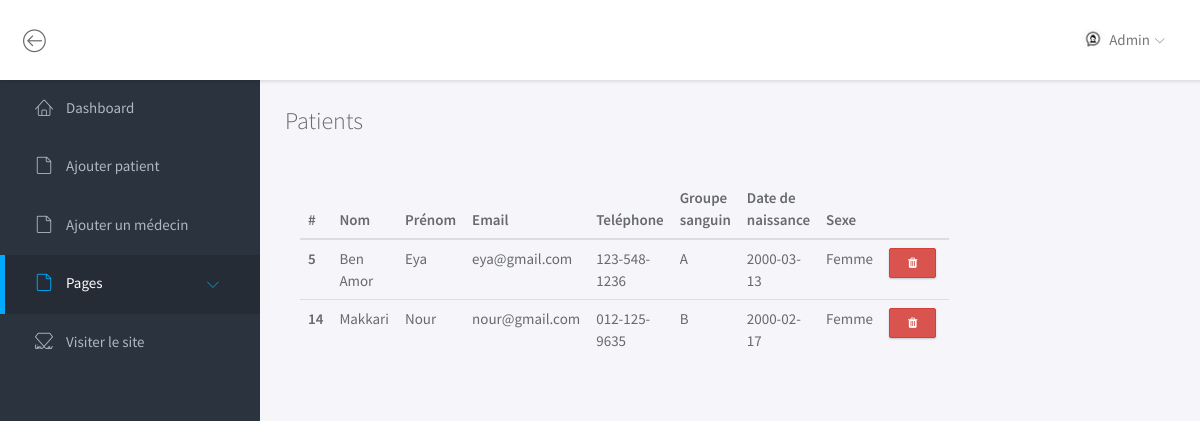
The page /View/Admin/liste_patient.php on the database its author committed.
### tables this page shows
CREATE TABLE IF NOT EXISTS `patient` (
  `id` int(11) NOT NULL AUTO_INCREMENT,
  `nom` varchar(50) NOT NULL,
  `prenom` varchar(50) NOT NULL,
  `email` varchar(100) NOT NULL,
  `mdp` text NOT NULL,
  `genre` text NOT NULL,
  `Datenaissance` date DEFAULT NULL,
  `Tel` text NOT NULL,
  `GroupS` varchar(5) NOT NULL,
  PRIMARY KEY (`id`)
);

### Controller/patientC.php (called while the page is built, shortened)
<?PHP
  class patientC
{
function afficherP_admin()
	{
        $sql = "SELECT * FROM patient ";
        $db = config::getConnexion();
        try {
			$liste = $db->query($sql);
			return $liste;
		} catch (Exception $e) {
			die('Erreur: ' . $e->getMessage());
		}
        }
    }
    ?>

### View/Admin/liste_patient.php (the view, shortened to what this page needs)
<?php
include_once '../../Controller/patientC.php';
 $patientC = new patientC();
?>
<!doctype html>
<html lang="en">
<head>
	<link rel="stylesheet" href="../../assets/vendor/bootstrap/css/bootstrap.min.css">
	<link rel="stylesheet" href="../../assets/vendor/font-awesome/css/font-awesome.min.css">
	<link rel="stylesheet" href="../../assets/vendor/linearicons/style.css">
	<link rel="stylesheet" href="../../assets/vendor/chartist/css/chartist-custom.css">
	<link rel="stylesheet" href="../../assets/css/main.css">
	<link rel="stylesheet" href="../../assets/css/demo.css">
</head>
<body>
	<div id="wrapper">
		<nav class="navbar navbar-default navbar-fixed-top">
			<div class="container-fluid">
				<div class="navbar-btn">
					<button type="button" class="btn-toggle-fullwidth"><i class="lnr lnr-arrow-left-circle"></i></button>
				</div>
				<div id="navbar-menu">
					<ul class="nav navbar-nav navbar-right">
						<li class="dropdown">
							<a href="#" class="dropdown-toggle" data-toggle="dropdown"><img src="../../assets/img/user.jpg" class="img-circle" alt="Avatar"> <span>Admin</span> <i class="icon-submenu lnr lnr-chevron-down"></i></a>
						</li>
					</ul>
				</div>
			</div>
		</nav>
		<div id="sidebar-nav" class="sidebar">
			<div class="sidebar-scroll">
				<nav>
					<ul class="nav">
						<li><a href="indexadmin.php" ><i class="lnr lnr-home"></i> <span>Dashboard</span></a></li>
						<li><a href="ajouter_patient.php" class=""><i class="lnr lnr-file-empty"></i> <span>Ajouter patient</span></a></li>
						<li><a href="ajouter_medecin.php" class=""><i class="lnr lnr-file-empty"></i> <span>Ajouter un médecin</span></a></li>
						<li>
							<a href="#subPages" data-toggle="collapse" class="active"><i class="lnr lnr-file-empty"></i> <span>Pages</span> <i class="icon-submenu lnr lnr-chevron-left"></i></a>
						</li>
						<li><a href="../index.php" ><i class="lnr lnr-linearicons"></i> <span>Visiter le site </span></a></li>
					</ul>
				</nav>
			</div>
		</div>
		<div class="main">
			<div class="main-content">
				<div class="container-fluid">
					<h3 class="page-title">Patients</h3>
					<div class="row">
						<div class="col-md-6">
								<div class="panel-body">
									<table class="table">
									<thead>
                                    <tr>
                                        <th scope="col">#</th>
                                        <th scope="col">Nom</th>
                                        <th scope="col">Prénom</th>
                                        <th scope="col">Email</th>
                                        <th scope="col">Teléphone</th>
                                        <th scope="col">Groupe sanguin</th>
										<th scope="col">Date de  naissance</th>
										<th scope="col">Sexe</th>
										<th ></th>
                                    </tr>
                                </thead>
										<tbody>
							   <?PHP
   $liste = $patientC->afficherP_admin();
foreach ($liste as $row) {
								 ?>
								   <tr>
									   <th scope="row"><?PHP echo $row['id']; ?> </th>
									   <td><?PHP echo $row['nom']; ?> </td>
									   <td><?PHP echo $row['prenom']; ?> </td>
									   <td><?PHP echo $row['email']; ?> </td>
									   <td><?PHP echo $row['Tel']; ?> </td>
									   <td><?PHP echo $row['GroupS']; ?> </td>
									   <td><?PHP echo $row['Datenaissance']; ?> </td>
									   <td><?PHP echo $row['genre']; ?> </td>
									   <td>
										   <ul class="list-inline m-0">
											   <li class="list-inline-item">
											   <a href="supprimer_patient.php?id=<?PHP echo $row['id']; ?>" name="id" class="btn btn-danger btn-sm rounded-0" type="button" data-toggle="tooltip" data-placement="top" title="Delete"><i class="fa fa-trash"></i></a>
											   </li>
										   </ul>
									   </td>
								   </tr>
								   <?php
}
?>
										</tbody>
									</table>
								</div>
						</div>	</div>	</div>	</div>	</div>
</body>
</html>

### assets/css/main.css (style rules this page uses)
html { position: relative; min-height: 100%; }
body { background-color: #F3F5F8; font-family: "Source Sans Pro", sans-serif; font-size: 15px; color: #676a6d; }
a { color: #3287B2; }
th { font-weight: 600; }
.page-title { margin-top: 0; margin-bottom: 30px; font-weight: 300; }
#wrapper .sidebar { -webkit-transition: all 0.3s ease-in-out; -moz-transition: all 0.3s ease-in-out; -ms-transition: all 0.3s ease-in-out; -o-transition: all 0.3s ease-in-out; transition: all 0.3s ease-in-out; width: 260px; height: 100%; float: left; background-color: #2B333E; position: fixed; left: 0; }
#wrapper .main { -webkit-transition: all 0.3s ease-in-out; -moz-transition: all 0.3s ease-in-out; -ms-transition: all 0.3s ease-in-out; -o-transition: all 0.3s ease-in-out; transition: all 0.3s ease-in-out; width: calc(100% - 260px); left: 0; position: relative; float: right; background-color: #f5f5fa; }
#wrapper #sidebar-nav, #wrapper .main { padding-top: 80px; }
.main-content { padding: 28px 10px; }
.navbar-default { -webkit-transition: all 0.3s ease-in-out; -moz-transition: all 0.3s ease-in-out; -ms-transition: all 0.3s ease-in-out; -o-transition: all 0.3s ease-in-out; transition: all 0.3s ease-in-out; -moz-box-shadow: 1px 2px 3px rgba(0, 0, 0, 0.1); -webkit-box-shadow: 1px 2px 3px rgba(0, 0, 0, 0.1); box-shadow: 1px 2px 3px rgba(0, 0, 0, 0.1); -webkit-border-radius: 0; -moz-border-radius: 0; border-radius: 0; padding: 0; margin: 0; border: none; background-color: #fff; }
.navbar-btn { float: left; padding: 16px 0; }
.navbar-btn button { font-size: 24px; padding: 4px 8px; line-height: .7; border: none; background: none; outline: none; }
.navbar-nav > li > a { padding: 28px 20px; }
.navbar-nav > li > a > i { font-size: 22px; margin-right: 2px; vertical-align: middle; }
.navbar-nav > li > a > i.icon-submenu { margin-left: 2px; margin-right: 0; font-size: 10px; position: relative; top: 2px; }
.navbar-nav > li > a > span { position: relative; top: 2px; }
.navbar-nav > li > a img { width: 22px; margin-right: 2px; }
@media screen and (min-width: 768px) { .navbar-nav.navbar-right { margin-right: 0; } }
.sidebar { z-index: 9; }
.sidebar .nav > li > a { padding: 18px 30px; color: #AEB7C2; border-left: 5px solid transparent; }
.sidebar .nav > li > a:hover, .sidebar .nav > li > a:focus, .sidebar .nav > li > a.active { color: #fff; background-color: transparent; }
.sidebar .nav > li > a:hover i, .sidebar .nav > li > a:focus i, .sidebar .nav > li > a.active i { color: #00AAFF; }
.sidebar .nav > li > a:focus, .sidebar .nav > li > a.active { background-color: #252c35; border-left-color: #00AAFF; }
.sidebar .nav > li > a[data-toggle="collapse"] .icon-submenu { display: inline-block; vertical-align: middle; *vertical-align: auto; *zoom: 1; *display: inline; -webkit-transition: all 0.2s ease-out; -moz-transition: all 0.2s ease-out; -ms-transition: all 0.2s ease-out; -o-transition: all 0.2s ease-out; transition: all 0.2s ease-out; float: right; position: relative; top: 5px; font-size: 12px; line-height: 1.1; -moz-transform: rotate(-90deg); -ms-transform: rotate(-90deg); -webkit-transform: rotate(-90deg); transform: rotate(-90deg); }
.sidebar .nav i { margin-right: 10px; font-size: 18px; }
.sidebar .nav span { -webkit-transition: all 0.3s ease-in-out; -moz-transition: all 0.3s ease-in-out; -ms-transition: all 0.3s ease-in-out; -o-transition: all 0.3s ease-in-out; transition: all 0.3s ease-in-out; position: relative; top: -2px; }
.btn { -webkit-border-radius: 2px; -moz-border-radius: 2px; border-radius: 2px; -moz-box-shadow: 0px 1px 2px 0 rgba(0, 0, 0, 0.2); -webkit-box-shadow: 0px 1px 2px 0 rgba(0, 0, 0, 0.2); box-shadow: 0px 1px 2px 0 rgba(0, 0, 0, 0.2); padding: 6px 22px; }
.btn-group-sm > .btn, .btn-sm { padding: 5px 18px; }

### rows shown on the page
patient: id "5", nom "Ben Amor", prenom "Eya", email "eya@gmail.com", Tel "123-548-1236", GroupS "A", Datenaissance "2000-03-13", genre "Femme"
patient: id "14", nom "Makkari", prenom "Nour", email "nour@gmail.com", Tel "012-125-9635", GroupS "B", Datenaissance "2000-02-17", genre "Femme"
